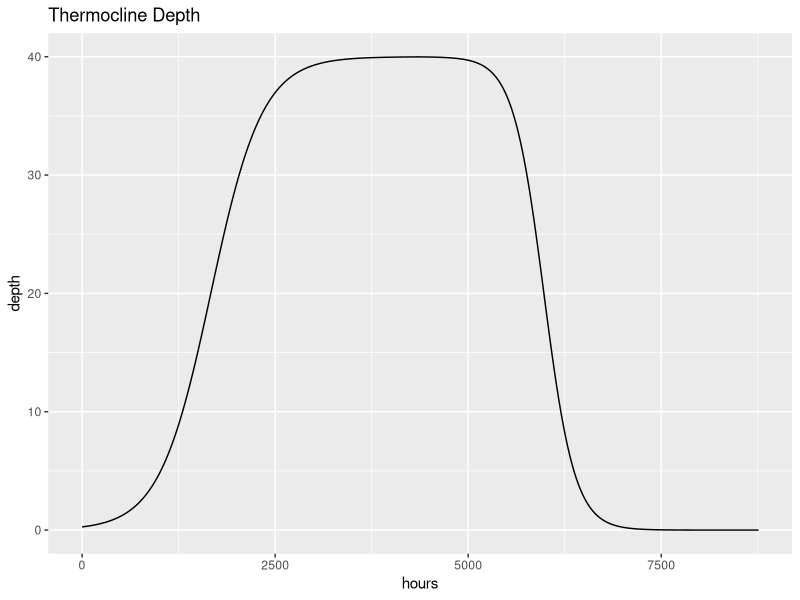
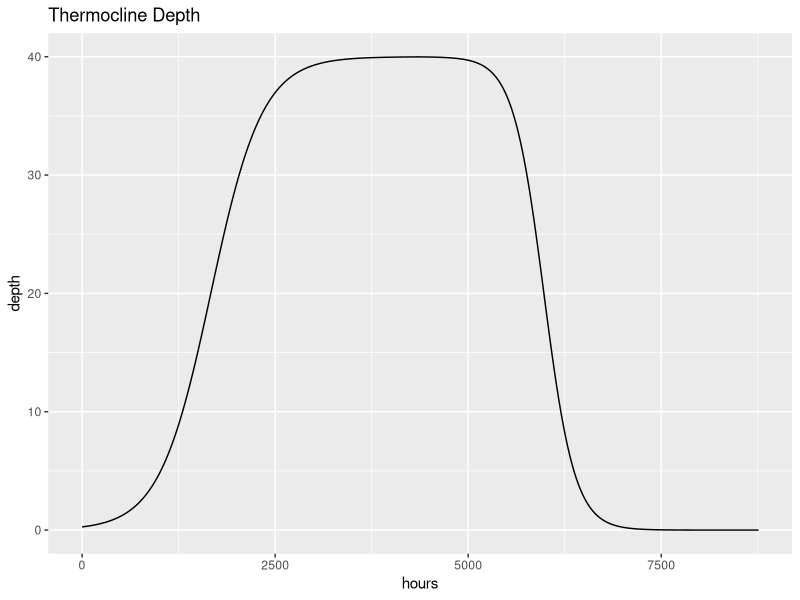

Reproduce these figures in R, in order.
## ---- chunk 1
thermoclineDist = function(t){
  maxThermDepth = 40
  if (t < (2190*2)) { #Winter + Spring
    n1 = .003
    n2 = -5
    x = t 
    dist = (maxThermDepth)/(1 + exp(-(n2 + n1*x)))   
  } else { #Summer+ fall
    n1 = .005
    n2 = -8
    x = t - (2190*2)
    dist = (-maxThermDepth)/(1 + exp(-(n2 + n1*x))) + maxThermDepth
  }
  return(dist)
}
## ---- chunk 2
hours  = 0:(365*24) 
dist = NULL

for (t in hours){ dist = c(dist, thermoclineDist(t)) }
## ---- chunk 3
library(ggplot2)
## ---- chunk 4
data = cbind(hours, dist) # Wrap the data. 

thermocline = as.data.frame(data)
ggplot(thermocline, aes(x = hours, y = dist)) + geom_line() + 
  labs(title = "Thermocline Depth", y = "depth")

ggsave(filename = "../paperMaterials/figures/thermoclineDepth.pdf", width = 6, height = 4.5)
#write.csv(data, "/Users/Nick/mysisModeling/data/Depth_Thermocline_Hour.csv", row.names=FALSE)
